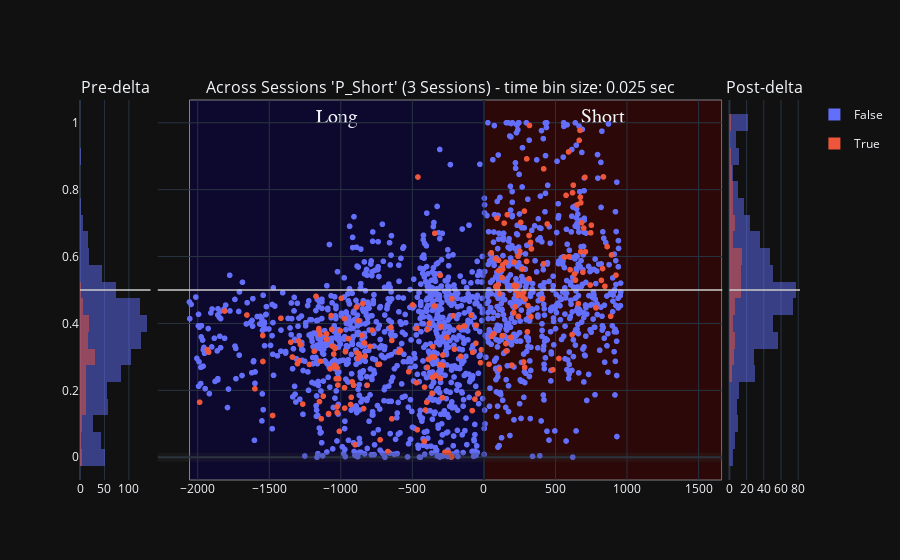

The code cell stored with this chart in its notebook:
### Code cell
histogram_bins = 25
# concatenated_ripple_df = deepcopy(df)

# ripple_title_prefix = 'test'
# # Create a bubble chart for ripples
# ripple_num_unique_sessions: int = concatenated_ripple_df.session_name.nunique(dropna=True) # number of unique sessions, ignoring the NA entries
# # ripple_num_unique_time_bins: int = concatenated_ripple_df.time_bin_size.nunique(dropna=True)
# ripple_title_string_suffix: str = f'{ripple_num_unique_sessions} Sessions'
# ripple_title: str = f"{ripple_title_prefix} - {ripple_title_string_suffix}"
# fig_ripples = _helper_build_figure(data_results_df=concatenated_ripple_df, histogram_bins=histogram_bins, earliest_delta_aligned_t_start=earliest_delta_aligned_t_start, latest_delta_aligned_t_end=latest_delta_aligned_t_end, enabled_time_bin_sizes=None,
#                                     main_plot_mode='separate_row_per_session', title=ripple_title)

# concatenated_ripple_df = deepcopy(concatenated_ripple_df)
concatenated_ripple_df = deepcopy(all_sessions_all_scores_ripple_df)

# ['longest_sequence_length_ratio_diff', 'direction_change_bin_ratio_diff', 'congruent_dir_bins_ratio_diff', 'total_congruent_direction_change_diff']


# variable_name = 'P_Long'
variable_name = 'P_Short' # Shows expected effect - short-only replay prior to delta and then split replays post-delta
# variable_name = 'long_best_pf_peak_x_pearsonr'
# variable_name = 'long_best_jump'
# variable_name = 'wcorr_abs_diff'
# variable_name = 'pearsonr_abs_diff'
# variable_name = 'direction_change_bin_ratio_diff'
# variable_name = 'longest_sequence_length_ratio_diff'
# variable_name = 'long_best_longest_sequence_length_ratio'
# variable_name = 'long_best_congruent_dir_bins_ratio'
# variable_name = 'congruent_dir_bins_ratio_diff'
# variable_name = 'total_congruent_direction_change_diff'
# variable_name = 'long_best_congruent_dir_bins_ratio'
# variable_name = 'long_best_direction_change_bin_ratio'
# variable_name = 'long_best_congruent_dir_bins_ratio'
# 'color':'is_user_annotated_epoch'
# 'color': 'is_user_annotated_epoch', 
px_scatter_kwargs = {'x': 'delta_aligned_start_t', 'y': variable_name, 'color':"is_user_annotated_epoch", 'title': f"'{variable_name}'"} # , 'color': 'time_bin_size', 'range_y': [-1.0, 1.0], 'labels': {'session_name': 'Session', 'time_bin_size': 'tbin_size', 'is_user_annotated_epoch':'user_sel'}
# hist_kwargs = dict(color="time_bin_size")
hist_kwargs = dict(color="is_user_annotated_epoch") # , histnorm='probability density'
new_fig_ripples = plotly_pre_post_delta_scatter(data_results_df=concatenated_ripple_df, out_scatter_fig=None, histogram_bins=histogram_bins,
                        px_scatter_kwargs=px_scatter_kwargs, histogram_variable_name=variable_name, hist_kwargs=hist_kwargs, forced_range_y=None,
                        time_delta_tuple=(earliest_delta_aligned_t_start, 0.0, latest_delta_aligned_t_end))
fig_ripples.update_layout(fig_size_kwargs)

_extras_output_dict = {}
_extras_output_dict["y_mid_line"] = new_fig_ripples.add_hline(y=0.5, line=dict(color="rgba(0.8,0.8,0.8,.75)", width=2), row='all', col='all')

# fig_to_clipboard(new_fig_ripples, **fig_size_kwargs)
new_fig_ripples

### Figure 1 — Plotly figure (JSON) as saved in the notebook; plotly's stock layout.template omitted (floating-point values rounded to 4 significant figures; data arrays with more than 128 entries replaced by an {"elided": "..."} marker saying what was removed)
{"data": [{"alignmentgroup": "True", "bingroup": "y", "hovertemplate": "is_user_annotated_epoch=False<br>count=%{x}<br>P_Short=%{y}<extra></extra>", "legendgroup": "False", "marker": {"color": "#636efa", "opacity": 0.5, "pattern": {"shape": ""}}, "name": "False", "nbinsy": 25, "offsetgroup": "False", "orientation": "h", "showlegend": true, "type": "histogram", "xaxis": "x", "y": {"elided": "979 float values"}, "yaxis": "y"}, {"alignmentgroup": "True", "bingroup": "y", "hovertemplate": "is_user_annotated_epoch=True<br>count=%{x}<br>P_Short=%{y}<extra></extra>", "legendgroup": "True", "marker": {"color": "#EF553B", "opacity": 0.5, "pattern": {"shape": ""}}, "name": "True", "nbinsy": 25, "offsetgroup": "True", "orientation": "h", "showlegend": true, "type": "histogram", "xaxis": "x", "y": [0.1646, 0.3215, 0.3143, 0.4372, 0.4253, 0.2048, 0.364, 0.2863, 0.1248, 0.4157, 0.3441, 0.2997, 0.28, 0.3477, 0.2883, 0.3369, 0.159, 0.2775, 0.317, 0.3794, 0.3675, 0.3689, 0.3524, 0.1305, 0.2642, 0.3821, 0.3322, 0.3084, 0.2745, 0.3251, 0.2675, 0.1509, 0.2347, 0.4144, 0.3156, 0.2254, 0.3123, 0.3021, 0.3642, 0.3025, 0.2775, 0.3881, 0.3492, 0.3821, 0.293, 0.4006, 0.3002, 0.2389, 0.4524, null, 0.5438, 0.3906, 0.2744, 0.3587, 0.474, 0.4234, 0.3882, 0.3015, 0.3922, 0.4244, 0.1394, 0.3946, 0.3214, 0.1792, 0.03764, 0.2954, 0.1454, 0.3802, 0.05211, 0.3136, 0.4553, 0.3853, 0.8378, 0.1413, 0.2688, 0.1909, 0.3305, 0.6696, 0.1783, 0.3056, 0.01508, 0.01445, 0.001509, 0.3232, 0.1907, 0.4811, 0.3849, 0.1664, 0.2869, 0.115, 0.1827, 0.4237, 0.2348, 0.1338, 0.2157, 0.07758, 0.3782, 0.4753, 0.208, 0.1469, 0.3548, 0.1578, 0.2154, 0.4489, 0.4083, 0.3094, 0.4592, 0.3418, 0.2154, 0.3312, 0.2783, 0.01716, 0.115, 0.3198, 0.2558, 0.2231, 0.08226, 0.04747, 0.2098, 0.1646, 0.2994, 0.2453, 0.2768, 0.2356, 0.3138, 0.1739, 0.3408, 0.2829], "yaxis": "y"}, {"hovertemplate": "is_user_annotated_epoch=False<br>delta_aligned_start_t=%{x}<br>P_Short=%{y}<extra></extra>", "legendgroup": "False", "marker": {"color": "#636efa", "symbol": "circle"}, "mode": "markers", "name": "False", "showlegend": false, "type": "scattergl", "x": {"elided": "1566 float values"}, "xaxis": "x2", "y": {"elided": "1566 float values"}, "yaxis": "y2"}, {"hovertemplate": "is_user_annotated_epoch=True<br>delta_aligned_start_t=%{x}<br>P_Short=%{y}<extra></extra>", "legendgroup": "True", "marker": {"color": "#EF553B", "symbol": "circle"}, "mode": "markers", "name": "True", "showlegend": false, "type": "scattergl", "x": {"elided": "222 float values"}, "xaxis": "x2", "y": {"elided": "222 float values"}, "yaxis": "y2"}, {"alignmentgroup": "True", "bingroup": "y", "hovertemplate": "is_user_annotated_epoch=False<br>count=%{x}<br>P_Short=%{y}<extra></extra>", "legendgroup": "False", "marker": {"color": "#636efa", "opacity": 0.5, "pattern": {"shape": ""}}, "name": "False", "nbinsy": 25, "offsetgroup": "False", "orientation": "h", "showlegend": false, "type": "histogram", "xaxis": "x3", "y": {"elided": "587 float values"}, "yaxis": "y3"}, {"alignmentgroup": "True", "bingroup": "y", "hovertemplate": "is_user_annotated_epoch=True<br>count=%{x}<br>P_Short=%{y}<extra></extra>", "legendgroup": "True", "marker": {"color": "#EF553B", "opacity": 0.5, "pattern": {"shape": ""}}, "name": "True", "nbinsy": 25, "offsetgroup": "True", "orientation": "h", "showlegend": false, "type": "histogram", "xaxis": "x3", "y": [0.2782, 0.6113, 0.5057, 0.2633, 0.537, 0.5749, 0.5625, 0.6999, 0.3582, 0.4322, 0.5005, 0.601, 0.4898, 0.4202, 0.623, 0.2953, 0.8368, 0.5149, 0.6709, 0.5287, 0.5113, 0.6298, 0.4214, 0.6049, 0.5444, 0.3615, 0.5114, 0.5156, 0.5577, 0.3634, 0.3397, 0.3175, 0.5836, 0.4499, 0.5125, 0.6158, 0.5628, 0.7359, 0.2685, 0.8921, 0.6629, 0.9918, 0.4735, 0.8622, 0.53, 0.4593, 0.9472, 0.9773, 0.7775, 0.7013, 0.553, 0.6852, 0.3689, 0.5939, 0.7148, 0.5887, 0.4889, 0.5832, 0.7252, 0.2755, 0.5143, 0.4833, 0.4213, 0.7021, 0.481, 0.2848, 0.4931, 0.4726, 0.5855, 0.3751, 0.4533, 0.5334, 0.6424, 0.5785, 0.6974, 0.2616, 0.5983, 0.7831, 0.9128, 0.5998, 0.5607, 0.3666, 0.7907, 0.8134, 0.5479, 0.5296, 0.7544, 0.6146, 0.7607, 0.6144, 0.6937, 0.4467, 0.5642, 0.8381], "yaxis": "y3"}], "layout": {"annotations": [{"font": {"size": 16}, "showarrow": false, "text": "Pre-delta", "x": 0.049, "xanchor": "center", "xref": "paper", "y": 1, "yanchor": "bottom", "yref": "paper"}, {"font": {"size": 16}, "showarrow": false, "text": "Across Sessions 'P_Short' (3 Sessions) - time bin size: 0.025 sec", "x": 0.5, "xanchor": "center", "xref": "paper", "y": 1, "yanchor": "bottom", "yref": "paper"}, {"font": {"size": 16}, "showarrow": false, "text": "Post-delta", "x": 0.951, "xanchor": "center", "xref": "paper", "y": 1, "yanchor": "bottom", "yref": "paper"}], "barmode": "overlay", "shapes": [{"line": {"color": "rgba(0.2,0.2,0.2,.25)", "width": 9}, "type": "line", "x0": 0, "x1": 1, "xref": "x2 domain", "y0": 0, "y1": 0, "yref": "y2"}, {"line": {"color": "rgba(0,0,0,.25)", "width": 3}, "type": "line", "x0": 0, "x1": 0, "xref": "x2", "y0": 0, "y1": 1, "yref": "y2 domain"}, {"fillcolor": "#0b0049", "label": {"font": {"family": "Times New Roman", "size": 20}, "text": "Long", "textposition": "top center"}, "layer": "below", "line": {"width": 1}, "opacity": 0.5, "type": "rect", "x0": -2057.0, "x1": 0, "xref": "x2", "y0": 0, "y1": 1, "yref": "y2 domain"}, {"fillcolor": "#490000", "label": {"font": {"family": "Times New Roman", "size": 20}, "text": "Short", "textposition": "top center"}, "layer": "below", "line": {"width": 1}, "opacity": 0.5, "type": "rect", "x0": 0, "x1": 1662.0, "xref": "x2", "y0": 0, "y1": 1, "yref": "y2 domain"}, {"line": {"color": "rgba(0.8,0.8,0.8,.75)", "width": 2}, "type": "line", "x0": 0, "x1": 1, "xref": "x domain", "y0": 0.5, "y1": 0.5, "yref": "y"}, {"line": {"color": "rgba(0.8,0.8,0.8,.75)", "width": 2}, "type": "line", "x0": 0, "x1": 1, "xref": "x2 domain", "y0": 0.5, "y1": 0.5, "yref": "y2"}, {"line": {"color": "rgba(0.8,0.8,0.8,.75)", "width": 2}, "type": "line", "x0": 0, "x1": 1, "xref": "x3 domain", "y0": 0.5, "y1": 0.5, "yref": "y3"}], "xaxis": {"anchor": "y", "domain": [0, 0.098]}, "xaxis2": {"anchor": "y2", "domain": [0.108, 0.892]}, "xaxis3": {"anchor": "y3", "domain": [0.902, 1]}, "yaxis": {"anchor": "x", "domain": [0, 1]}, "yaxis2": {"anchor": "x2", "domain": [0, 1], "matches": "y", "showticklabels": false}, "yaxis3": {"anchor": "x3", "domain": [0, 1], "matches": "y", "showticklabels": false}}}
